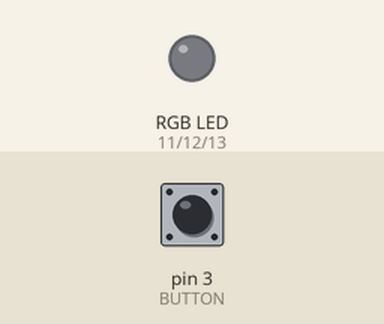
Bench run of a program on a simulated Raspberry Pi (header pin numbers). Parts: an RGB LED mixed from three pins (HIGH = lit). The test bench sets the inputs (shaded band); at power-on: pin 3 (BUTTON) HIGH.

Above: at 1.2 s.
1.3 s: pin 3 (BUTTON) pulsed LOW 5 times (0.12 s each, 0.3 s apart)
At 3.1 s:
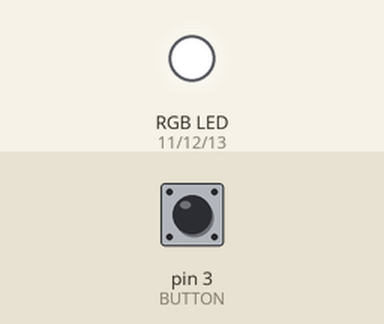
4.3 s: pin 3 (BUTTON) pulled LOW for 0.15 s
At 5.7 s:
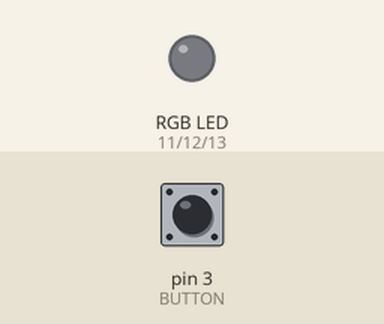
6.0 s: pin 3 (BUTTON) pulled LOW for 1 s
At 8.3 s:
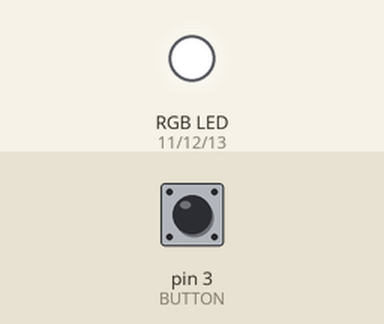
Timing chart, 0 to 9.8 s (numbered marks = the images above; inputs shaded):
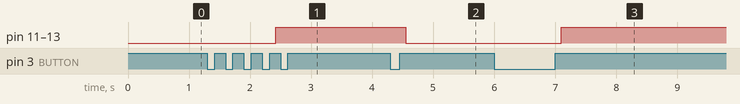

The program:

gpio_main3.py
```python
# PUSHBUTTON RGB LED Control
# - -> 오른쪽 3
# R,G,B -> 왼쪽 10, 11 , 12
import RPi.GPIO as GPIO
import time

BUTTON = 3
RED = 11
GREEN = 12
BLUE = 13

GPIO.setmode(GPIO.BOARD)
GPIO.setup(RED, GPIO.OUT)
GPIO.setup(GREEN, GPIO.OUT)
GPIO.setup(BLUE, GPIO.OUT)
GPIO.setup(BUTTON, GPIO.IN)

is_click = False

def button_push(val) :
    global is_click
    if is_click == True :
        GPIO.output(RED, GPIO.HIGH)
        GPIO.output(GREEN, GPIO.HIGH)
        GPIO.output(BLUE, GPIO.HIGH)
        time.sleep(0.5)
    else :
        GPIO.output(RED, GPIO.LOW)
        GPIO.output(GREEN, GPIO.LOW)
        GPIO.output(BLUE, GPIO.LOW)
        time.sleep(0.5)

    is_click = not is_click

while True :
    GPIO.wait_for_edge(BUTTON, GPIO.RISING, bouncetime = 100)
    time.sleep(0.1)

    button_push(GPIO.input(BUTTON))
```

Measured:
- after the input at 1.3 s, pin 11 (RED), pin 12 (GREEN), pin 13 (BLUE): LOW → HIGH after 1.1 s
- after the input at 4.3 s, pin 11 (RED), pin 12 (GREEN), pin 13 (BLUE): HIGH → LOW after 0.25 s
- after the input at 6.0 s, pin 11 (RED), pin 12 (GREEN), pin 13 (BLUE): LOW → HIGH after 1.1 s
